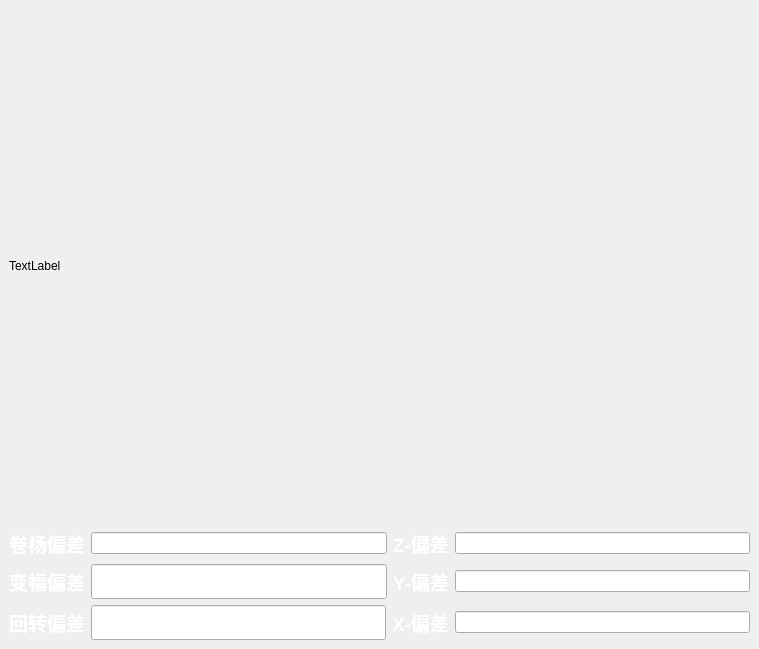
        <widget class="QWidget" name="tab_Camera">
         <attribute name="title">
          <string>臂端相机实时视频</string>
         </attribute>
         <widget class="QWidget" name="verticalLayoutWidget">
          <property name="geometry">
           <rect>
            <x>9</x>
            <y>9</y>
            <width>741</width>
            <height>631</height>
           </rect>
          </property>
          <layout class="QVBoxLayout" name="verticalLayout">
           <item>
            <layout class="QVBoxLayout" name="verticalLayout_3">
             <item>
              <widget class="QLabel" name="label_camera">
               <property name="sizePolicy">
                <sizepolicy hsizetype="Expanding" vsizetype="Expanding">
                 <horstretch>0</horstretch>
                 <verstretch>0</verstretch>
                </sizepolicy>
               </property>
               <property name="text">
                <string>TextLabel</string>
               </property>
              </widget>
             </item>
            </layout>
           </item>
           <item>
            <layout class="QHBoxLayout" name="horizontalLayout_3">
             <item>
              <widget class="QLabel" name="label">
               <property name="text">
                <string>&lt;html&gt;&lt;head/&gt;&lt;body&gt;&lt;p&gt;&lt;span style=&quot; font-size:14pt; font-weight:600; color:#ffffff;&quot;&gt;卷杨偏差&lt;/span&gt;&lt;/p&gt;&lt;/body&gt;&lt;/html&gt;</string>
               </property>
              </widget>
             </item>
             <item>
              <widget class="QLineEdit" name="lineEdit_L">
               <property name="styleSheet">
                <string notr="true">color: rgb(255, 255, 255);
font: 14pt &quot;Sans Serif&quot;;</string>
               </property>
              </widget>
             </item>
             <item>
              <widget class="QLabel" name="label_6">
               <property name="text">
                <string>&lt;html&gt;&lt;head/&gt;&lt;body&gt;&lt;p&gt;&lt;span style=&quot; font-size:14pt; font-weight:600; color:#ffffff;&quot;&gt;Z-偏差&lt;/span&gt;&lt;/p&gt;&lt;/body&gt;&lt;/html&gt;</string>
               </property>
              </widget>
             </item>
             <item>
              <widget class="QLineEdit" name="lineEdit_Z">
               <property name="styleSheet">
                <string notr="true">color: rgb(255, 255, 255);
font: 14pt &quot;Sans Serif&quot;;</string>
               </property>
              </widget>
             </item>
            </layout>
           </item>
           <item>
            <layout class="QHBoxLayout" name="horizontalLayout_2">
             <item>
              <widget class="QLabel" name="label_3">
               <property name="text">
                <string>&lt;html&gt;&lt;head/&gt;&lt;body&gt;&lt;p&gt;&lt;span style=&quot; font-size:14pt; font-weight:600; color:#ffffff;&quot;&gt;变幅偏差&lt;/span&gt;&lt;/p&gt;&lt;/body&gt;&lt;/html&gt;</string>
               </property>
              </widget>
             </item>
             <item>
              <widget class="QLineEdit" name="lineEdit_A">
               <property name="font">
                <font>
                 <family>Sans Serif</family>
                 <pointsize>14</pointsize>
                 <weight>50</weight>
                 <italic>false</italic>
                 <bold>false</bold>
                </font>
               </property>
               <property name="styleSheet">
                <string notr="true">color: rgb(255, 255, 255);
font: 14pt &quot;Sans Serif&quot;;</string>
               </property>
              </widget>
             </item>
             <item>
              <widget class="QLabel" name="label_5">
               <property name="text">
                <string>&lt;html&gt;&lt;head/&gt;&lt;body&gt;&lt;p&gt;&lt;span style=&quot; font-size:14pt; font-weight:600; color:#ffffff;&quot;&gt;Y-偏差&lt;/span&gt;&lt;/p&gt;&lt;/body&gt;&lt;/html&gt;</string>
               </property>
              </widget>
             </item>
             <item>
              <widget class="QLineEdit" name="lineEdit_Y">
               <property name="styleSheet">
                <string notr="true">color: rgb(255, 255, 255);
font: 14pt &quot;Sans Serif&quot;;</string>
               </property>
              </widget>
             </item>
            </layout>
           </item>
           <item>
            <layout class="QHBoxLayout" name="horizontalLayout">
             <item>
              <widget class="QLabel" name="label_2">
               <property name="text">
                <string>&lt;html&gt;&lt;head/&gt;&lt;body&gt;&lt;p&gt;&lt;span style=&quot; font-size:14pt; font-weight:600; color:#ffffff;&quot;&gt;回转偏差&lt;/span&gt;&lt;/p&gt;&lt;/body&gt;&lt;/html&gt;</string>
               </property>
              </widget>
             </item>
             <item>
              <widget class="QLineEdit" name="lineEdit_R">
               <property name="font">
                <font>
                 <family>Sans Serif</family>
                 <pointsize>14</pointsize>
                 <weight>50</weight>
                 <italic>false</italic>
                 <bold>false</bold>
                </font>
               </property>
               <property name="styleSheet">
                <string notr="true">color: rgb(255, 255, 255);
font: 14pt &quot;Sans Serif&quot;;</string>
               </property>
              </widget>
             </item>
             <item>
              <widget class="QLabel" name="label_4">
               <property name="text">
                <string>&lt;html&gt;&lt;head/&gt;&lt;body&gt;&lt;p&gt;&lt;span style=&quot; font-size:14pt; font-weight:600; color:#ffffff;&quot;&gt;X-偏差&lt;/span&gt;&lt;/p&gt;&lt;/body&gt;&lt;/html&gt;</string>
               </property>
              </widget>
             </item>
             <item>
              <widget class="QLineEdit" name="lineEdit_X">
               <property name="styleSheet">
                <string notr="true">color: rgb(255, 255, 255);
font: 14pt &quot;Sans Serif&quot;;</string>
               </property>
              </widget>
             </item>
            </layout>
           </item>
          </layout>
         </widget>
        </widget>
